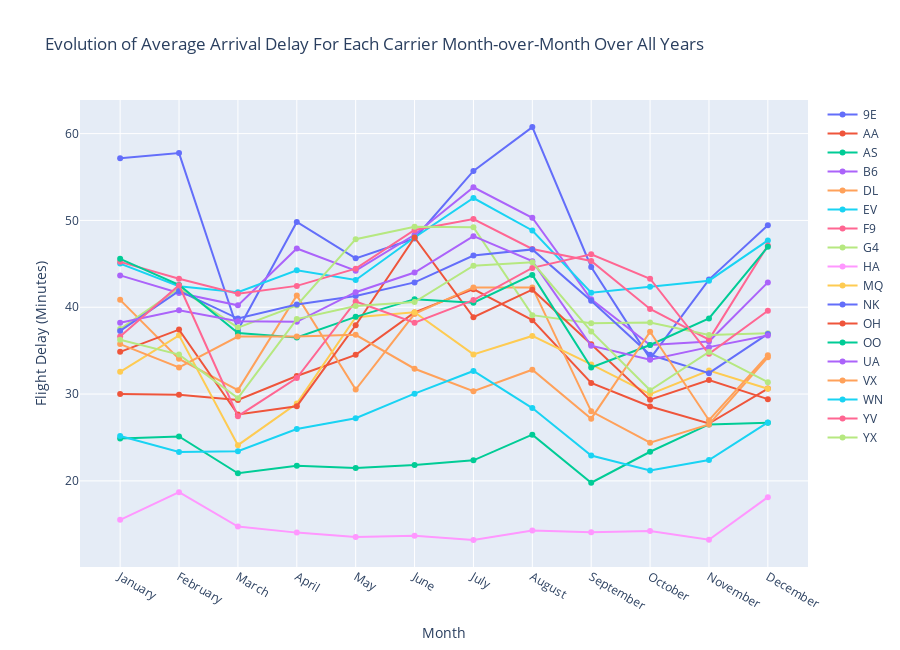

Notebook code cell kept with this figure:
### Code cell
dfpandasaverageDepartureArrivalDelayPerMonthPerCarier = averageDepartureArrivalDelayPerMonthPerCarier.toPandas()
months = ["January", "February", "March", "April", "May", "June", 
          "July", "August", "September", "October", "November", "December"]

traces = []
changePerCarrierMap = dict()
        
for i in range(len(dfpandasaverageDepartureArrivalDelayPerMonthPerCarier['OP_CARRIER'])):
    if not dfpandasaverageDepartureArrivalDelayPerMonthPerCarier['OP_CARRIER'][i] in changePerCarrierMap:
        changePerCarrierMap[dfpandasaverageDepartureArrivalDelayPerMonthPerCarier['OP_CARRIER'][i]] = []
        
    changePerCarrierMap[dfpandasaverageDepartureArrivalDelayPerMonthPerCarier['OP_CARRIER'][i]].append(dfpandasaverageDepartureArrivalDelayPerMonthPerCarier['AverageArrivalDelayPerMonth'][i])
    
for key in changePerCarrierMap:
    traces.append(go.Scatter(
        y = changePerCarrierMap[key],
        x = months,
        mode = 'lines+markers',
        name = key))
                  
layout = dict(title = 'Evolution of Average Arrival Delay For Each Carrier Month-over-Month Over All Years',
              xaxis= dict(title= 'Month',zeroline= False,tickformat='d'),
              yaxis= dict(title= 'Flight Delay (Minutes)',tickformat='d'),
              height= 650,
              width= 900
             )

fig = dict(data = traces, layout = layout)

pyo.iplot(fig)

### Figure 1 — Plotly figure (JSON) as saved in the notebook; plotly's stock layout.template omitted (floating-point values rounded to 4 significant figures)
{"data": [{"mode": "lines+markers", "name": "9E", "type": "scatter", "x": ["January", "February", "March", "April", "May", "June", "July", "August", "September", "October", "November", "December"], "y": [57.17, 57.75, 37.38, 49.82, 45.63, 47.92, 55.7, 60.75, 44.64, 34.08, 43.18, 49.45]}, {"mode": "lines+markers", "name": "AA", "type": "scatter", "x": ["January", "February", "March", "April", "May", "June", "July", "August", "September", "October", "November", "December"], "y": [30.01, 29.93, 29.31, 32.08, 34.52, 39.41, 42.08, 38.52, 31.29, 28.57, 26.61, 30.63]}, {"mode": "lines+markers", "name": "AS", "type": "scatter", "x": ["January", "February", "March", "April", "May", "June", "July", "August", "September", "October", "November", "December"], "y": [24.88, 25.12, 20.88, 21.73, 21.48, 21.82, 22.36, 25.32, 19.79, 23.35, 26.5, 26.68]}, {"mode": "lines+markers", "name": "B6", "type": "scatter", "x": ["January", "February", "March", "April", "May", "June", "July", "August", "September", "October", "November", "December"], "y": [43.67, 41.65, 40.22, 46.77, 44.22, 48.35, 53.82, 50.31, 40.92, 35.65, 36.05, 42.86]}, {"mode": "lines+markers", "name": "DL", "type": "scatter", "x": ["January", "February", "March", "April", "May", "June", "July", "August", "September", "October", "November", "December"], "y": [40.85, 34.06, 30.45, 41.36, 30.52, 39.23, 42.28, 42.29, 28.01, 24.4, 26.5, 34.24]}, {"mode": "lines+markers", "name": "EV", "type": "scatter", "x": ["January", "February", "March", "April", "May", "June", "July", "August", "September", "October", "November", "December"], "y": [45.03, 42.41, 41.73, 44.27, 43.14, 48.04, 52.58, 48.84, 41.67, 42.36, 43.06, 47.69]}, {"mode": "lines+markers", "name": "F9", "type": "scatter", "x": ["January", "February", "March", "April", "May", "June", "July", "August", "September", "October", "November", "December"], "y": [45.23, 43.28, 41.55, 42.46, 44.44, 48.9, 50.15, 46.71, 45.33, 39.81, 36.28, 47.11]}, {"mode": "lines+markers", "name": "G4", "type": "scatter", "x": ["January", "February", "March", "April", "May", "June", "July", "August", "September", "October", "November", "December"], "y": [37.49, 42.2, 37.65, 40.21, 47.84, 49.28, 49.22, 39.09, 38.15, 38.24, 36.8, 37.02]}, {"mode": "lines+markers", "name": "HA", "type": "scatter", "x": ["January", "February", "March", "April", "May", "June", "July", "August", "September", "October", "November", "December"], "y": [15.52, 18.7, 14.74, 14.04, 13.54, 13.68, 13.2, 14.28, 14.08, 14.22, 13.23, 18.12]}, {"mode": "lines+markers", "name": "MQ", "type": "scatter", "x": ["January", "February", "March", "April", "May", "June", "July", "August", "September", "October", "November", "December"], "y": [32.56, 36.77, 24.11, 28.91, 38.86, 39.43, 34.57, 36.7, 33.42, 30.0, 32.71, 30.62]}, {"mode": "lines+markers", "name": "NK", "type": "scatter", "x": ["January", "February", "March", "April", "May", "June", "July", "August", "September", "October", "November", "December"], "y": [37.27, 41.88, 38.7, 40.32, 41.3, 42.86, 45.96, 46.66, 40.74, 34.53, 32.41, 36.93]}, {"mode": "lines+markers", "name": "OH", "type": "scatter", "x": ["January", "February", "March", "April", "May", "June", "July", "August", "September", "October", "November", "December"], "y": [34.86, 37.43, 27.65, 28.6, 37.93, 48.03, 38.85, 42.03, 35.74, 29.36, 31.62, 29.42]}, {"mode": "lines+markers", "name": "OO", "type": "scatter", "x": ["January", "February", "March", "April", "May", "June", "July", "August", "September", "October", "November", "December"], "y": [45.58, 42.58, 37.02, 36.52, 38.89, 40.93, 40.53, 43.73, 33.07, 35.66, 38.71, 46.97]}, {"mode": "lines+markers", "name": "UA", "type": "scatter", "x": ["January", "February", "March", "April", "May", "June", "July", "August", "September", "October", "November", "December"], "y": [38.22, 39.66, 38.38, 38.32, 41.73, 44.01, 48.19, 45.31, 35.57, 33.95, 35.41, 36.74]}, {"mode": "lines+markers", "name": "VX", "type": "scatter", "x": ["January", "February", "March", "April", "May", "June", "July", "August", "September", "October", "November", "December"], "y": [35.76, 33.06, 36.62, 36.62, 36.83, 32.92, 30.32, 32.81, 27.17, 37.18, 26.99, 34.47]}, {"mode": "lines+markers", "name": "WN", "type": "scatter", "x": ["January", "February", "March", "April", "May", "June", "July", "August", "September", "October", "November", "December"], "y": [25.18, 23.32, 23.41, 25.97, 27.22, 30.05, 32.66, 28.39, 22.92, 21.21, 22.41, 26.73]}, {"mode": "lines+markers", "name": "YV", "type": "scatter", "x": ["January", "February", "March", "April", "May", "June", "July", "August", "September", "October", "November", "December"], "y": [36.62, 42.54, 27.45, 31.85, 40.67, 38.22, 40.83, 44.54, 46.1, 43.29, 34.64, 39.6]}, {"mode": "lines+markers", "name": "YX", "type": "scatter", "x": ["January", "February", "March", "April", "May", "June", "July", "August", "September", "October", "November", "December"], "y": [36.26, 34.54, 29.53, 38.63, 40.15, 40.59, 44.78, 45.19, 37.22, 30.43, 34.85, 31.37]}], "layout": {"height": 650, "title": {"text": "Evolution of Average Arrival Delay For Each Carrier Month-over-Month Over All Years"}, "width": 900, "xaxis": {"tickformat": "d", "title": {"text": "Month"}, "zeroline": false}, "yaxis": {"tickformat": "d", "title": {"text": "Flight Delay (Minutes)"}}}}
